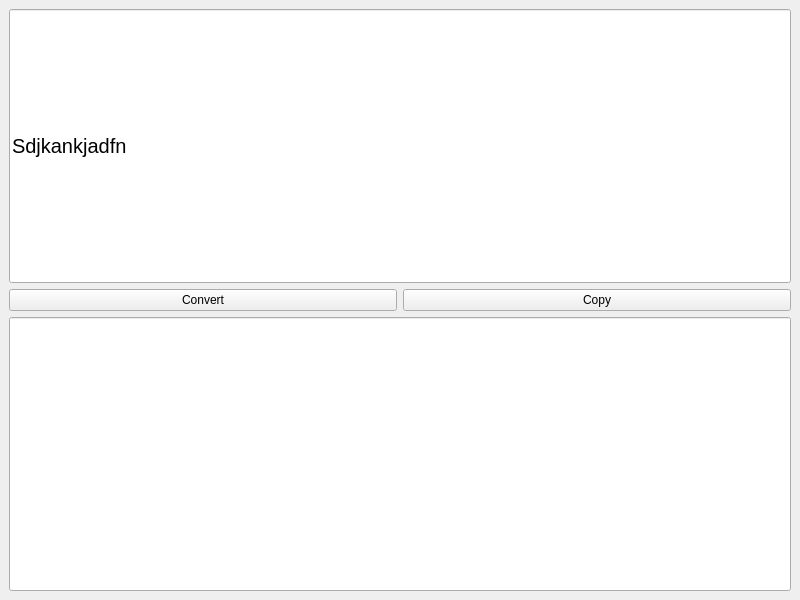
<?xml version="1.0" encoding="UTF-8"?>
<ui version="4.0">
 <class>MainWindow</class>
 <widget class="QMainWindow" name="MainWindow">
  <property name="geometry">
   <rect>
    <x>0</x>
    <y>0</y>
    <width>800</width>
    <height>600</height>
   </rect>
  </property>
  <property name="minimumSize">
   <size>
    <width>600</width>
    <height>400</height>
   </size>
  </property>
  <property name="windowTitle">
   <string>converter</string>
  </property>
  <widget class="QWidget" name="centralwidget">
   <property name="sizePolicy">
    <sizepolicy hsizetype="Expanding" vsizetype="Maximum">
     <horstretch>0</horstretch>
     <verstretch>0</verstretch>
    </sizepolicy>
   </property>
   <layout class="QVBoxLayout" name="verticalLayout">
    <item>
     <widget class="QLineEdit" name="lineEdit">
      <property name="sizePolicy">
       <sizepolicy hsizetype="Expanding" vsizetype="Expanding">
        <horstretch>0</horstretch>
        <verstretch>0</verstretch>
       </sizepolicy>
      </property>
      <property name="styleSheet">
       <string notr="true">font-size:15pt;</string>
      </property>
      <property name="text">
       <string>Sdjkankjadfn</string>
      </property>
     </widget>
    </item>
    <item>
     <layout class="QHBoxLayout" name="horizontalLayout">
      <item>
       <widget class="QPushButton" name="pushButton_2">
        <property name="sizePolicy">
         <sizepolicy hsizetype="Minimum" vsizetype="Minimum">
          <horstretch>0</horstretch>
          <verstretch>0</verstretch>
         </sizepolicy>
        </property>
        <property name="text">
         <string>Convert</string>
        </property>
        <property name="shortcut">
         <string>E</string>
        </property>
       </widget>
      </item>
      <item>
       <widget class="QPushButton" name="pushButton">
        <property name="sizePolicy">
         <sizepolicy hsizetype="Minimum" vsizetype="Minimum">
          <horstretch>0</horstretch>
          <verstretch>0</verstretch>
         </sizepolicy>
        </property>
        <property name="text">
         <string>Copy</string>
        </property>
        <property name="shortcut">
         <string>C</string>
        </property>
       </widget>
      </item>
     </layout>
    </item>
    <item>
     <widget class="QLineEdit" name="lineEdit_2">
      <property name="sizePolicy">
       <sizepolicy hsizetype="Expanding" vsizetype="Expanding">
        <horstretch>0</horstretch>
        <verstretch>0</verstretch>
       </sizepolicy>
      </property>
      <property name="readOnly">
       <bool>true</bool>
      </property>
     </widget>
    </item>
   </layout>
  </widget>
 </widget>
 <resources/>
 <connections/>
</ui>
